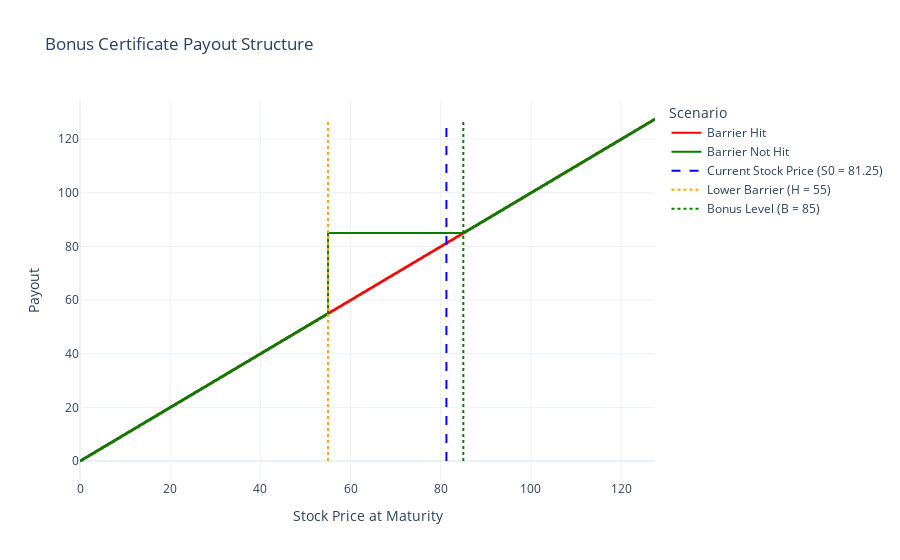

Notebook cell for this chart:
### Code cell
plot_payout(B, H, S0)

### Figure 1 — Plotly figure (JSON) as saved in the notebook; plotly's stock layout.template omitted (floating-point values rounded to 4 significant figures; data arrays with more than 128 entries replaced by an {"elided": "..."} marker saying what was removed)
{"data": [{"line": {"color": "red", "shape": "hv"}, "mode": "lines", "name": "Barrier Hit", "type": "scatter", "x": {"elided": "1276 float values"}, "y": {"elided": "1276 float values"}}, {"line": {"color": "green", "shape": "hv"}, "mode": "lines", "name": "Barrier Not Hit", "type": "scatter", "x": {"elided": "1276 float values"}, "y": {"elided": "1276 float values"}}, {"line": {"color": "blue", "dash": "dash"}, "mode": "lines", "name": "Current Stock Price (S0 = 81.25)", "type": "scatter", "x": [81.25, 81.25], "y": [0, 127.5]}, {"line": {"color": "orange", "dash": "dot"}, "mode": "lines", "name": "Lower Barrier (H = 55)", "type": "scatter", "x": [55, 55], "y": [0, 127.5]}, {"line": {"color": "green", "dash": "dot"}, "mode": "lines", "name": "Bonus Level (B = 85)", "type": "scatter", "x": [85, 85], "y": [0, 127.5]}], "layout": {"legend": {"title": {"text": "Scenario"}}, "title": {"text": "Bonus Certificate Payout Structure"}, "xaxis": {"title": {"text": "Stock Price at Maturity"}}, "yaxis": {"title": {"text": "Payout"}}}}
